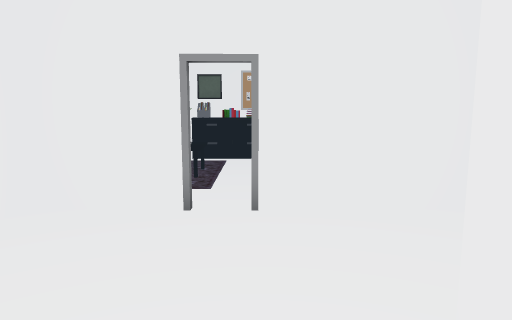
[1] (above)

24 first-person views from a walk through a Unity game level. The camera is 1.5 m above the floor, tilts 8° down and sees 70° across. The floor is counted in squares, 1 m on a side. Each view is taken from the middle of a square. On the plan, view 1 faces up. The plan holds only what a view shows up to about 16 squares ahead; the rest is blank. The place goes on beyond the plan. The player is left out. Some animated figures are not drawn. Door leaves are left out, so doorways stand open. Some surface patterns are stand-ins.

[2]
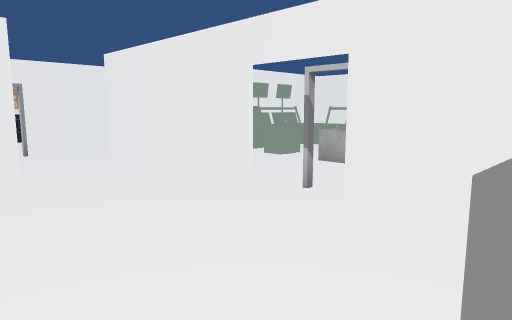

[3]
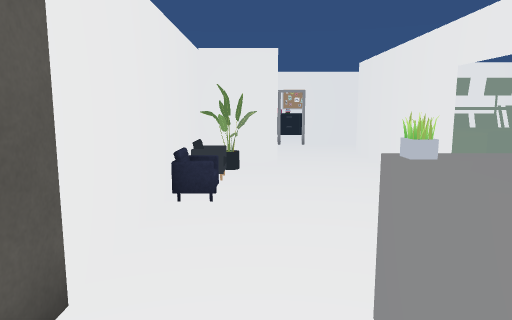

[4]
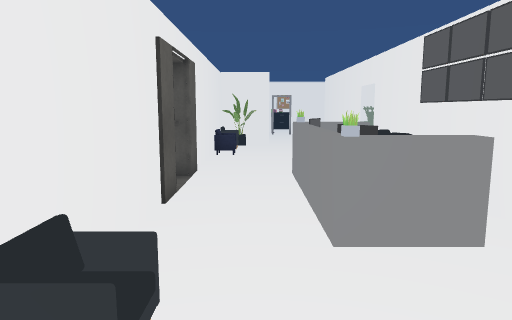

[5]
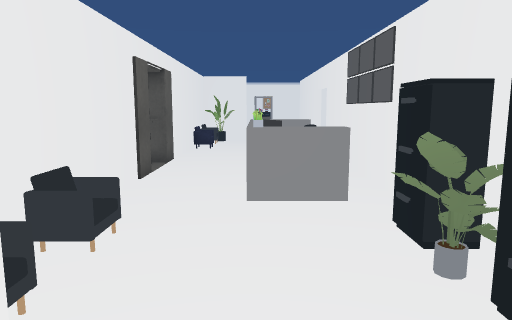

[6]
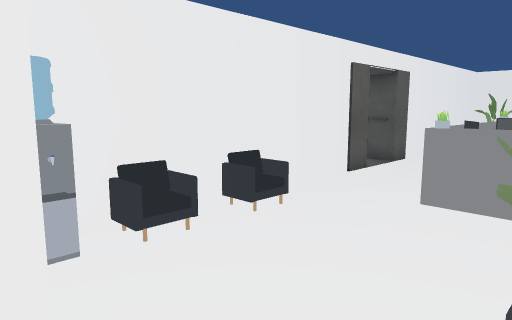

[7]
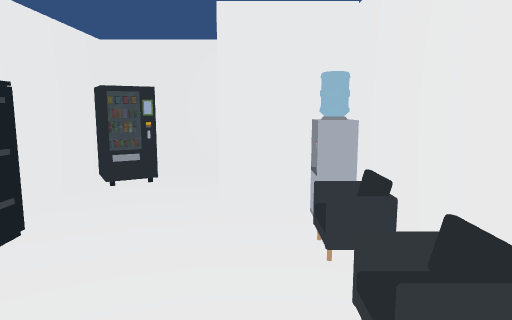

[8]
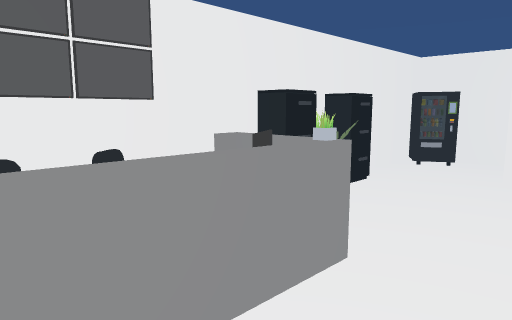

[9]
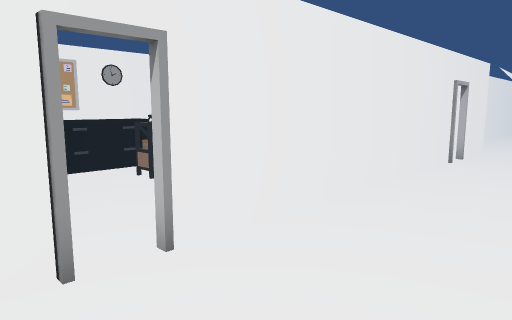

[10]
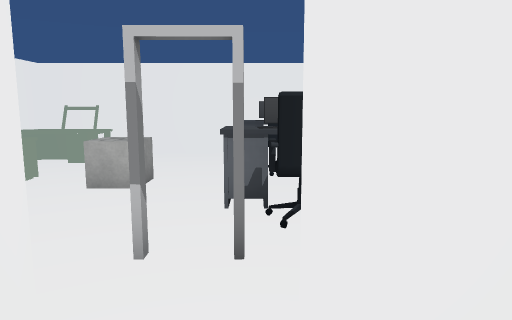

[11]
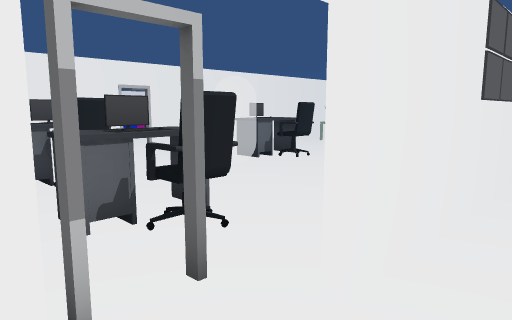

[12]
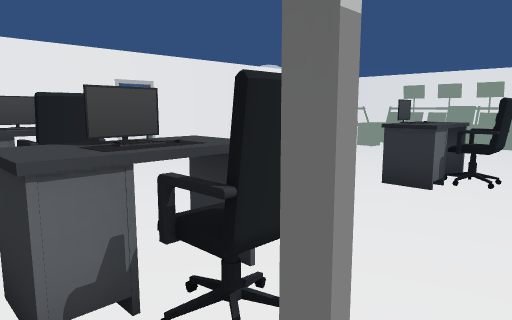

[13]
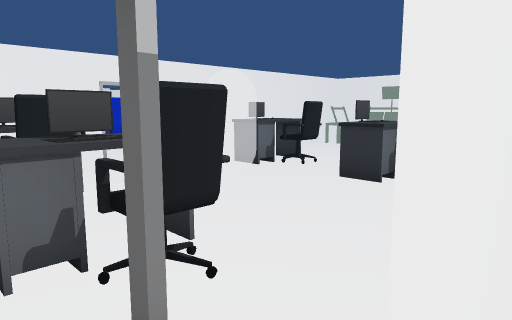

[14]
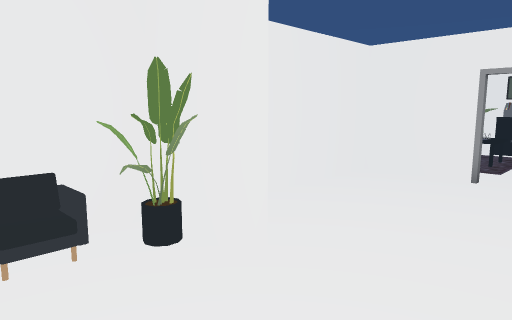

[15]
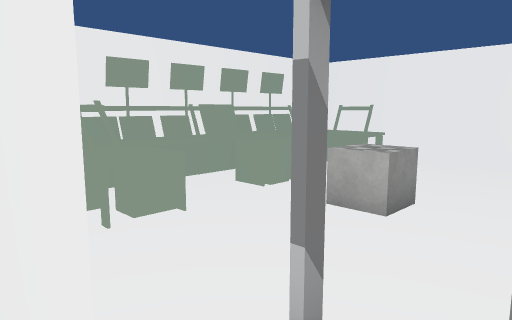

[16]
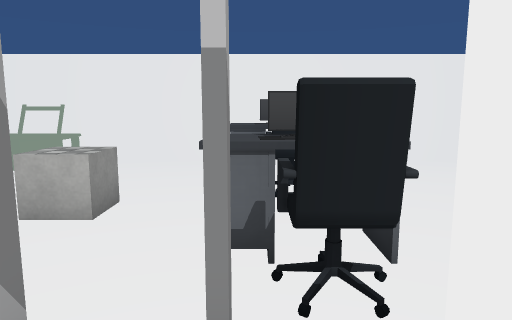

[17]
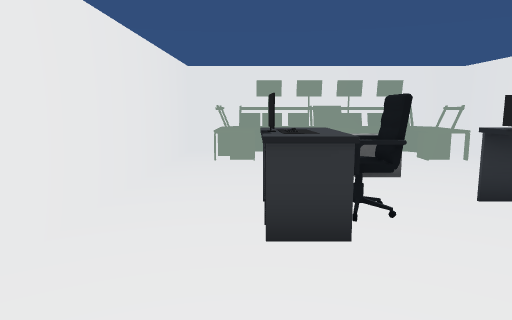

[18]
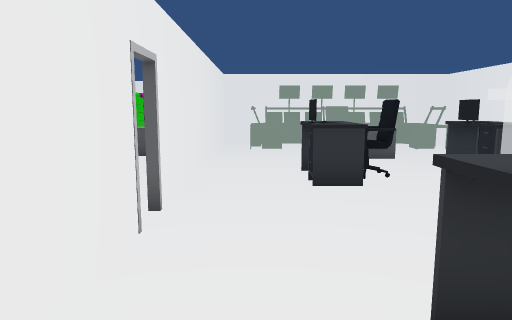

[19]
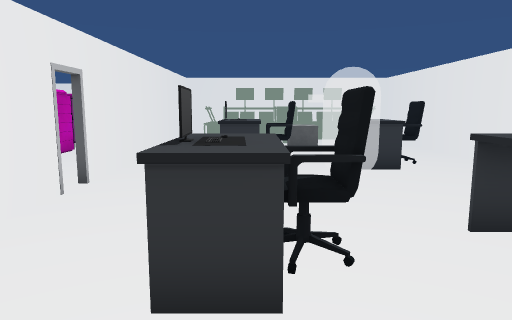

[20]
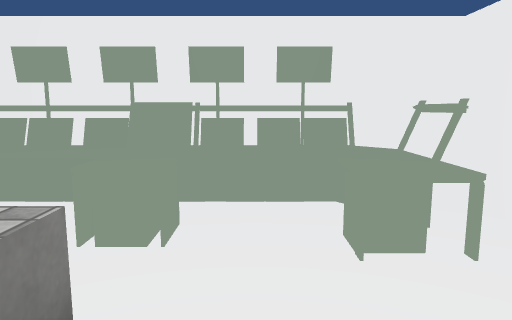

[21]
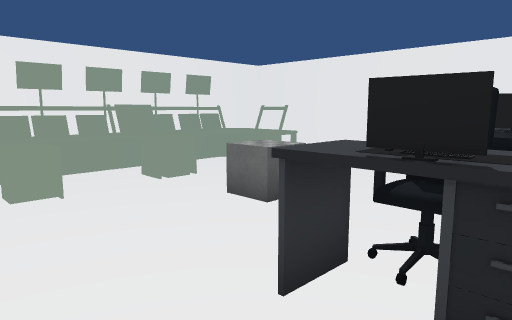

[22]
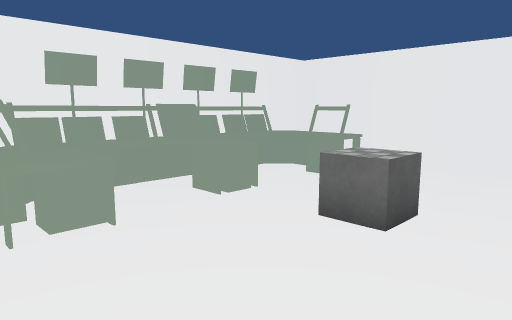

[23]
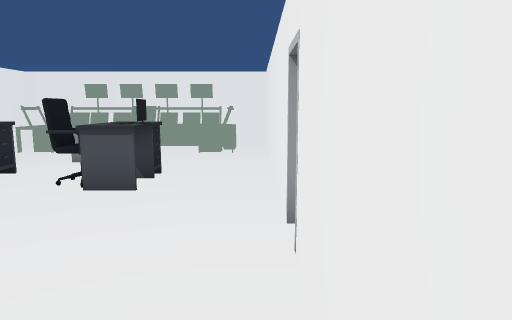

[24]
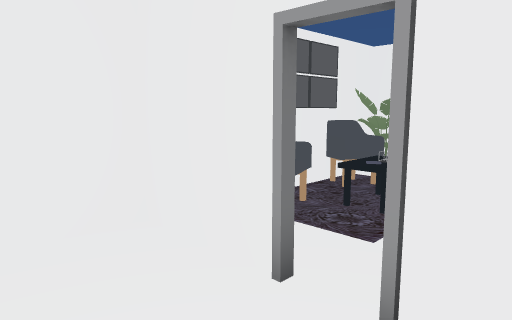

### Floor plan
Points are (right, up) in squares from view 1. A wall is a line through its corners. A room is listed if a view was taken in it or the views show most of it. See-through windows are left out.
Room 1 (views 1, 2, 3, 4, 5, 6, 7, 8, 9, 10, 11, 13, 14, 15, 16, 24)
walls: (1.4, -3.4) (1.4, 2.5); (-1.4, -0.6) (-3.5, -0.6); (-3.5, -0.3) (-3.5, -7.4); (-3.5, -10.4) (-3.5, -16.6); (1.4, -13.3) (1.4, -5.3); (-0.9, 5.4) (-3.5, 5.4) (-3.5, 1.7); (2.5, 5.4) (-0.1, 5.4); (-2.5, -17.4) (-1.4, -17.4); (-1.4, -17.6) (-1.9, -17.6); (1.4, -18.3) (1.4, -17.1); (9.1, 5.4) (4.4, 5.4); (-1.3, -20.3) (-0.5, -20.3)
ways out: opening at (2, -4.5) to room 2; opening at (11, 4); open door at (9.5, 5)
objects: other object (-5, -9); other object (-3, -15); other object (-3, -4); other object (-3, -2); other object (-3, -1); other object (-2, -11); other object (-1, -12); other object (-1, -10); other object (-1, -8); other object (0, -20) to (1, -19); other object (0, -11) to (0, -10); other object (0, -9); other object (1, -16); other object (1, -15); other object (1, -14)
Room 2 (views 12, 17, 18, 19, 20, 21, 22, 23)
walls: (11.4, -8.4) (11.4, 2.2) (9.4, 2.2); (1.6, -11.1) (1.6, -20.3); (10.4, -20.3) (11.4, -20.3) (11.4, -9.2)
ways out: opening at (2, -4.5) to room 1; open door at (12, -9)
objects: other object (3, -20) to (10, -18); other object (3, -6) to (4, -5); other object (3, 0) to (10, 2); other object (4, -12); other object (5, -13); other object (5, -12); other object (5, -11); other object (5, -6) to (5, -5); other object (6, -16) to (7, -15); other object (6, -3) to (7, -2); other object (7, -13) to (8, -12); other object (7, -6) to (8, -5); other object (8, -11) to (9, -11); other object (9, -13); other object (9, -12); other object (9, -6) to (9, -5)

Positions as (right, up) in squares from view 1, and headings:
1: (0, 0), facing up
2: (-3, -8), facing up-right
3: (-2, -10), facing up
4: (-2, -16), facing up
5: (-1, -18), facing up
6: (1, -18), facing up-left
7: (-2, -12), facing down
8: (-3, -9), facing down-right
9: (-2, 2), facing up-right
10: (-1, -5), facing right
11: (0, -3), facing down-right
12: (2, -4), facing down-right
13: (1, -4), facing down-right
14: (1, -3), facing up-left
15: (1, -5), facing up-right
16: (1, -5), facing right
17: (9, -7), facing down
18: (10, -4), facing down
19: (8, -2), facing down
20: (8, -4), facing up
21: (11, -11), facing down-left
22: (11, -13), facing down-left
23: (11, -13), facing up
24: (1, 3), facing up-left
